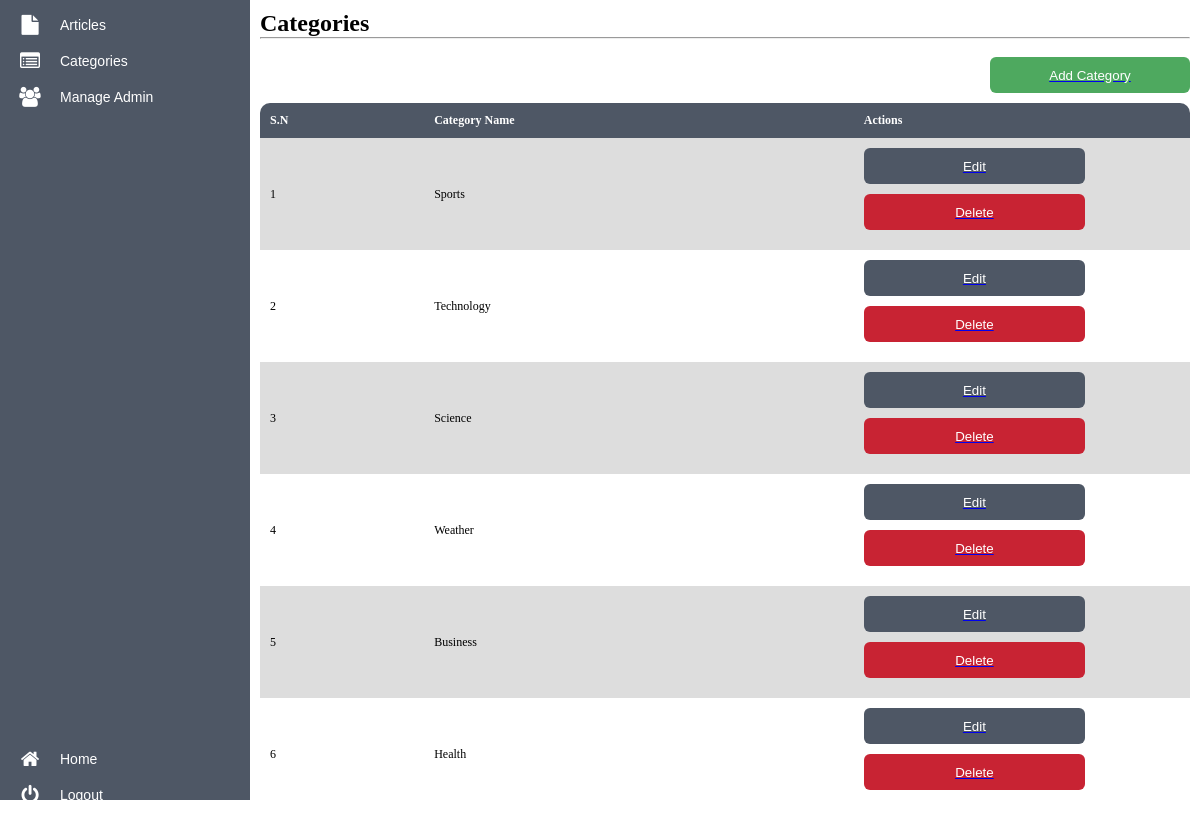
The page /adminCategories.php (signed in) on the database its author committed.
### tables this page shows
CREATE TABLE `category` (
  `id` int NOT NULL,
  `name` varchar(255) NOT NULL
);

### adminCategories.php (the view, shortened to what this page needs)
<?php
include('./config/index.php');
include('./adminArea.php');
?>
<header>
    <h2>Categories</h2>
    <hr>
    <br>
</header>
<div class="add_admin_container">
    <a href="addCategory.php"><button class="action_btn add_btn">Add Category</button></a>
</div>
<table>
    <tr>
        <th>S.N</th>
        <th>Category Name</th>
        <th>Actions</th>
    </tr>
    <?php
    if (!empty($_SESSION["ID"])) {
        $selectCategoryQuery = "SELECT * FROM category";
        $result = $conn->query($selectCategoryQuery);
        $sn = 0;
        while ($row = $result->fetch_assoc()) {
    ?>
            <tr>
                <td><?php echo ++$sn; ?></td>
                <td><?php echo $row['name']; ?></td>
                <td style="text-align:center;">
                    <a href="editCategory.php?active=category&id=<?php echo $row['id']; ?>"><button class="action_btn edit_btn">Edit</button></a>
                    <a href="deleteCategory.php?id=<?php echo $row['id']; ?>"><button class="action_btn delete_btn">Delete</button></a>
                </td>
            </tr>
    <?php
        }
    } else {
        header("Location: index.php?type=loginAgain");
    }
    ?>
</table>
</div>
</div>
</body>
</html>

### adminArea.php (shortened to what this page needs)
<!DOCTYPE html>
<html lang="en">
<head>
    <link rel="stylesheet" href="./css/admin.css">
</head>
<body>
    <div class="admin_container">
        <nav class="side_nav">
            <ul>
                <li class="has-subnav">
                    <a class="<?php echo $_GET['active'] == 'article' ? 'active_nav' : '' ?>" href="adminArticles.php?active=article">
                        <i class="fa fa-file fa-icon"></i>
                        <span class="nav-text">
                            Articles
                        </span>
                    </a>
                </li>
                <li class="has-subnav">
                    <a class="<?php echo $_GET['active'] == 'category' ? 'active_nav' : '' ?>" href="adminCategories.php?active=category">
                        <i class="fa fa-list-alt fa-icon"></i>
                        <span class="nav-text">
                            Categories
                        </span>
                    </a>
                </li>
                <li>
                    <a class="<?php echo $_GET['active'] == 'admins' ? 'active_nav' : '' ?>" href="manageAdmins.php?active=admins">
                        <i class="fa fa-users fa-icon"></i>
                        <span class="nav-text">
                            Manage Admin
                        </span>
                    </a>
                </li>
            </ul>
            <ul class="logout">
                <li>
                    <a href="index.php">
                        <i class="fa fa-home fa-icon"></i>
                        <span class="nav-text">
                            Home
                        </span>
                    </a>
                </li>
                <li>
                    <a href="logout.php">
                        <i class="fa fa-power-off fa-icon"></i>
                        <span class="nav-text">
                            Logout
                        </span>
                    </a>
                </li>
            </ul>
        </nav>
        <div class="main_admin_area">

### css/admin.css (style rules this page uses)
html { font-family: 'Oxygen-Regular', times, verdana, sans-serif; }
* { margin: 0; padding: 0; box-sizing: border-box; }
:root { --primary: #4e5765; --success: #4ea95f; --info: #007BFF; --error: #C82333; }
.admin_container { display: flex; }
.main_admin_area { width: 100%; padding: 10px; }
.fa-icon { font-size: 2em; }
.fa { position: relative; display: table-cell; width: 60px; height: 36px; text-align: center; vertical-align: middle; font-size: 20px; }
.side_nav { background: var(--primary); height: 100vh; }
.side_nav>ul { margin: 7px 0; }
.side_nav li { position: relative; display: block; width: 250px; }
.side_nav li>a { position: relative; display: table; border-collapse: collapse; border-spacing: 0; color: #fff; font-family: arial; font-size: 14px; text-decoration: none; -webkit-transition: all .1s linear; transition: all .1s linear; }
.side_nav .nav-text { position: relative; display: table-cell; vertical-align: middle; width: 190px; }
.side_nav>ul.logout { position: absolute; left: 0; bottom: 0; }
nav { -webkit-user-select: none; -moz-user-select: none; -ms-user-select: none; -o-user-select: none; user-select: none; }
nav ul, nav li { outline: 0; margin: 0; padding: 0; }
table { border-collapse: collapse; background-color: white; overflow: hidden; width: 100%; border-radius: 10px; }
tr:nth-child(even) { background-color: #ddd; }
th, td { text-align: left; font-size: 12px; padding: 10px; }
th { background-color: var(--primary); color: white; }
.action_btn { width: 70%; padding: 15px 10px; border-radius: 6px; margin: 0 0 10px 0; border: 0; height: 36px; display: flex; justify-content: center; align-items: center; color: #fff; }
.add_admin_container { display: flex; justify-content: flex-end; }
.add_btn { width: 200px; background-color: var(--success); }
.edit_btn { background-color: var(--primary); }
.delete_btn { background-color: var(--error); }

### rows shown on the page
category: name "Sports"
category: name "Technology"
category: name "Science"
category: name "Weather"
category: name "Business"
category: name "Health"
